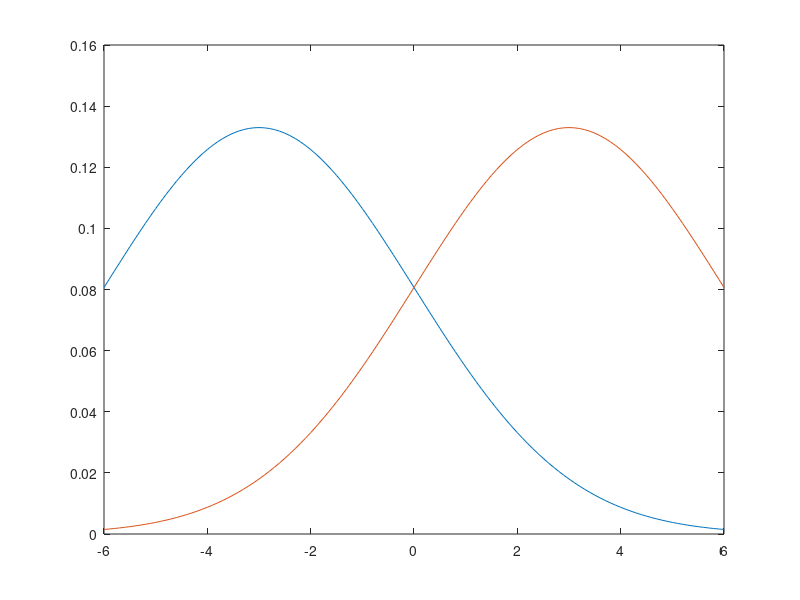

Reproduce this figure in MATLAB. (Note: this script raises an error after producing the figure.)
x = [-6:.1:6];
y1 = normpdf(x,-3,3);
y2 = normpdf(x,3,3);
% y1 = normpdf(x,-0.5,1.5);
% y2 = normpdf(x,0.5,1.5);
plot(x,y1, x, y2);


data.mu1 = [-3];
data.sg1 = [1.5];
data.mu2 = [3];
data.sg2 = [1.5];

data.X = [normrnd(data.mu1,data.sg1, 10000,1)' normrnd(data.mu2,data.sg2, 10000,1)']';
data.Y = [zeros(10000,1)', ones(10000,1)']';
save('../PU_datasets/Gaussian1.mat', 'data');


data.mu1 = [-3];
data.sg1 = [3];
data.mu2 = [3];
data.sg2 = [3];

data.X = [normrnd(data.mu1,data.sg1, 10000,1)' normrnd(data.mu2,data.sg2, 10000,1)']';
data.Y = [zeros(10000,1)', ones(10000,1)']';
save('../PU_datasets/Gaussian2.mat', 'data');


data.mu1 = [-3];
data.sg1 = [4.5];
data.mu2 = [3];
data.sg2 = [4.5];

data.X = [normrnd(data.mu1,data.sg1, 10000,1)' normrnd(data.mu2,data.sg2, 10000,1)']';
data.Y = [zeros(10000,1)', ones(10000,1)']';
save('../PU_datasets/Gaussian3.mat', 'data');


clear;
addpath('./data_generators/ballinbox/');
%% demoballinbox
%% low dimensionality, with error in labeling
close all;
d = 2; % dimensionality
% d = 1; % dimensionality
nPos = 10000;
nNeg = 10000;
errPos = 0;%0.05;
errNeg = 0; %0.05;
%boxEdgeHalfLength = 1;
 boxEdgeHalfLength = 2;
method = 0; % even by volume
% method = 1; % even by radius
% method = 2; % spherical coordinates
[data.X,data.Y] = ballinbox(d,nPos,nNeg,errPos,errNeg,method,boxEdgeHalfLength);
save('../PU_datasets/BallInBox.mat', 'data');


clear;

addpath('./data_generators/waveform/');
data_WF = generate_waveform(100000);
data.X = data_WF(:,1:21);
data.Y = (data_WF(:,23)==1 | data_WF(:,24)==1 );
save('../PU_datasets/WaveForm.mat', 'data');



